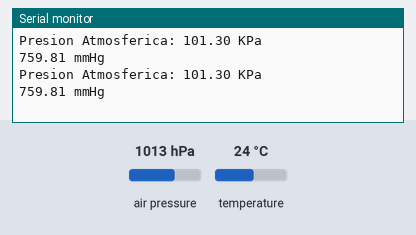
Bench run of a sketch on a simulated Arduino Uno, built with avr-gcc and run on an emulated ATmega328P. Parts: the last lines printed to the serial monitor. Inputs (shaded band) come from the test bench; at power-on: air pressure 1013 hPa, temperature 24 °C.

Above: at 5.8 s.
5.9 s: air pressure set to 952 hPa
At 10.8 s:
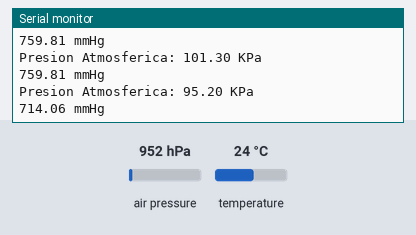
11.9 s: air pressure set to 975 hPa
At 15.8 s:
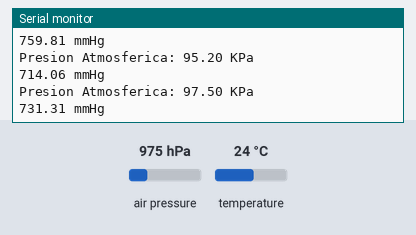
Timing chart, 0 to 17.3 s (numbered marks = the images above; inputs shaded):
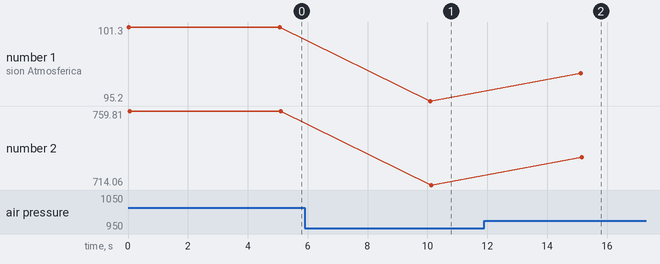

The sketch:

Atm.ino
```cpp
#include <SFE_BMP180.h>
#include <Wire.h>

char status;
double tem,presion;


SFE_BMP180 sensorPresion;

void setup() {
  // put your setup code here, to run once:
  Serial.begin(9600);
  sensorPresion.begin();
}

void loop() {
  // put your main code here, to run repeatedly:
status = sensorPresion.startTemperature();
delay(status);

sensorPresion.getTemperature(tem);
status = sensorPresion.startPressure(3);
delay(status);

sensorPresion.getPressure(presion,tem);
Serial.print("Presion Atmosferica: ");
Serial.print(presion*0.1,2);
Serial.println(" KPa");
Serial.print((presion*0.1)*7.50062,2);
Serial.println(" mmHg");
// Para convertirlo se debe de multiplicar
// 1KPa = 7.50062 mmHg


delay(5000);
}
```

Measured:
- after the input at 5.9 s, the serial monitor: prints a new line after 4.2 s (image 1)
- after the input at 11.9 s, the serial monitor: prints a new line after 3.2 s (image 2)
- plotted number 1: 101.3 → 95.2 after the input at 5.9 s, 95.2 → 97.5 after the input at 11.9 s
- plotted number 2: 759.81 → 714.06 after the input at 5.9 s, 714.06 → 731.31 after the input at 11.9 s
